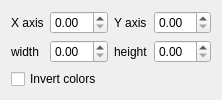
<?xml version="1.0" encoding="UTF-8"?>
<ui version="4.0">
 <class>Mask</class>
 <widget class="QWidget" name="Mask">
  <property name="geometry">
   <rect>
    <x>0</x>
    <y>0</y>
    <width>222</width>
    <height>96</height>
   </rect>
  </property>
  <layout class="QGridLayout" name="gridLayout" columnstretch="0">
   <item row="0" column="0">
    <widget class="QFrame" name="position_frame">
     <property name="frameShape">
      <enum>QFrame::NoFrame</enum>
     </property>
     <property name="frameShadow">
      <enum>QFrame::Raised</enum>
     </property>
     <layout class="QGridLayout" name="gridLayout_2" columnstretch="0,1,0,1">
      <property name="leftMargin">
       <number>0</number>
      </property>
      <property name="topMargin">
       <number>0</number>
      </property>
      <property name="rightMargin">
       <number>0</number>
      </property>
      <property name="bottomMargin">
       <number>0</number>
      </property>
      <item row="0" column="0">
       <widget class="QLabel" name="x_label">
        <property name="text">
         <string>X axis</string>
        </property>
       </widget>
      </item>
      <item row="0" column="1">
       <widget class="QDoubleSpinBox" name="x">
        <property name="maximum">
         <double>1.000000000000000</double>
        </property>
        <property name="singleStep">
         <double>0.010000000000000</double>
        </property>
       </widget>
      </item>
      <item row="0" column="2">
       <widget class="QLabel" name="y_label">
        <property name="text">
         <string>Y axis</string>
        </property>
       </widget>
      </item>
      <item row="0" column="3">
       <widget class="QDoubleSpinBox" name="y">
        <property name="maximum">
         <double>1.000000000000000</double>
        </property>
        <property name="singleStep">
         <double>0.010000000000000</double>
        </property>
       </widget>
      </item>
      <item row="1" column="0">
       <widget class="QLabel" name="width_label">
        <property name="text">
         <string>width</string>
        </property>
       </widget>
      </item>
      <item row="1" column="1">
       <widget class="QDoubleSpinBox" name="w">
        <property name="maximum">
         <double>1.000000000000000</double>
        </property>
        <property name="singleStep">
         <double>0.010000000000000</double>
        </property>
       </widget>
      </item>
      <item row="1" column="2">
       <widget class="QLabel" name="height_label">
        <property name="text">
         <string>height</string>
        </property>
       </widget>
      </item>
      <item row="1" column="3">
       <widget class="QDoubleSpinBox" name="h">
        <property name="maximum">
         <double>1.000000000000000</double>
        </property>
        <property name="singleStep">
         <double>0.010000000000000</double>
        </property>
       </widget>
      </item>
     </layout>
    </widget>
   </item>
   <item row="5" column="0">
    <widget class="QCheckBox" name="invert_colors">
     <property name="text">
      <string>Invert colors</string>
     </property>
    </widget>
   </item>
  </layout>
 </widget>
 <resources/>
 <connections/>
</ui>
